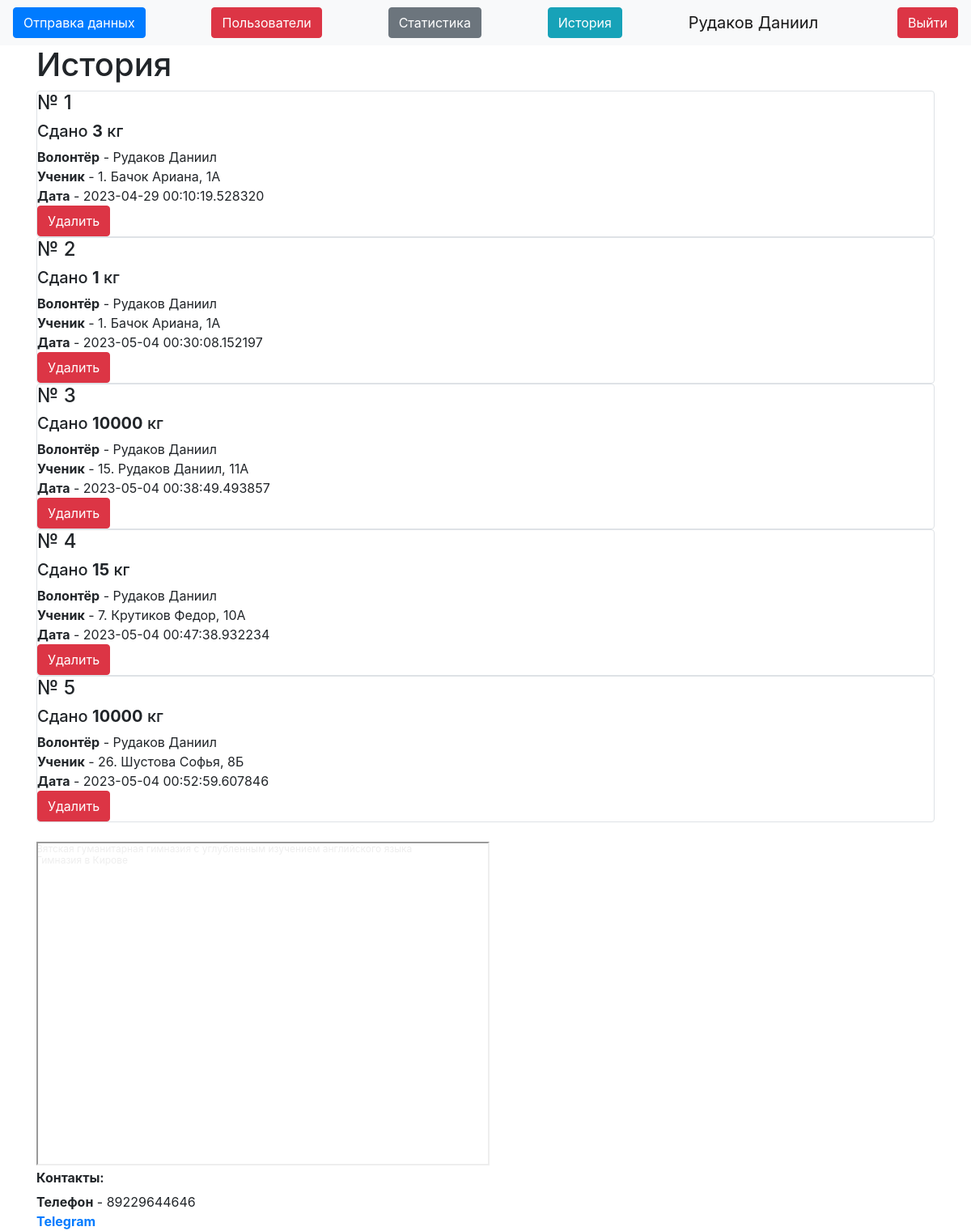
Screenshot of /history (signed in) with the database file from the repository.
### data/users.py (models this page shows, shortened)
class User(SqlAlchemyBase, UserMixin):
    __tablename__ = 'users'
    id = sqlalchemy.Column(sqlalchemy.Integer,
                           primary_key=True, autoincrement=True)
    name = sqlalchemy.Column(sqlalchemy.String, nullable=True)
    about = sqlalchemy.Column(sqlalchemy.String, nullable=True)
    email = sqlalchemy.Column(sqlalchemy.String,
                              index=True, unique=True, nullable=True)
    hashed_password = sqlalchemy.Column(sqlalchemy.String, nullable=True)
    is_admin = sqlalchemy.Column(sqlalchemy.Boolean)
    got = sqlalchemy.Column(sqlalchemy.Integer, default=0)
    got_pupils = sqlalchemy.Column(sqlalchemy.Integer, default=0)
    kilograms = orm.relationship("Kilograms", back_populates='user')

### data/kilograms.py (models this page shows)
class Kilograms(SqlAlchemyBase):
    __tablename__ = 'kilograms'
    id = sqlalchemy.Column(sqlalchemy.Integer,
                           primary_key=True, autoincrement=True)
    value = sqlalchemy.Column(sqlalchemy.Integer)
    created_date = sqlalchemy.Column(sqlalchemy.DateTime,
                                     default=(datetime.datetime.now() + datetime.timedelta(hours=3)))
    user_id = sqlalchemy.Column(sqlalchemy.Integer,
                                sqlalchemy.ForeignKey("users.id"))
    pupil_id = sqlalchemy.Column(sqlalchemy.Integer, sqlalchemy.ForeignKey("Pupils.id"))
    user = orm.relationship('User')
    pupil = orm.relationship("Pupils")

### data/Pupils.py (models this page shows)
class Pupils(SqlAlchemyBase):
    __tablename__ = 'Pupils'
    id = sqlalchemy.Column(sqlalchemy.Integer, autoincrement=True, primary_key=True)
    name = sqlalchemy.Column(sqlalchemy.String)
    value = sqlalchemy.Column(sqlalchemy.Integer, default=0)
    grade = sqlalchemy.Column(sqlalchemy.String)
    kilo = orm.relationship("Kilograms", back_populates="pupil")

### server.py (the view)
@app.route("/history")
def history():
    db_sess = db_session.create_session()
    kilo = db_sess.query(Kilograms)
    return render_template("history.html", kilo=kilo)

### data/db_session.py (called while the page is built)
def create_session() -> Session:
    global __factory
    return __factory()

### server.py (called while the page is built)
@login_manager.user_loader
def load_user(user_id):
    db_sess = db_session.create_session()
    return db_sess.query(User).get(user_id)

### templates/history.html
{% extends "base.html" %}
{% block content %}
{% if current_user.is_authenticated %}
<h1 xmlns="http://www.w3.org/1999/html">История</h1>
{% for item in kilo%}
<div class="col-md6 border rounded">
    <h4>№ {{item.id}}</h4>
    <h5>
        Сдано <b>{{item.value}}</b> кг
    </h5>
    <div>
        <b>Волонтёр</b> - {{item.user.name}}</br>
        <b>Ученик</b> - {{item.pupil.name}}, {{item.pupil.grade}}</br>
        <b>Дата</b> - {{item.created_date}}
    </div>
    {% if current_user.is_admin %}
    <a class="btn btn-danger" href="/kilo_delete/{{item.id}}">Удалить</a>
    {% endif %}
</div>
{% endfor %}
{% endif %}
{% endblock %}

### templates/base.html (shortened to what this page needs)
<!doctype html>
<html lang="en">
<head>
    <link rel="stylesheet"
          href="https://stackpath.bootstrapcdn.com/bootstrap/4.4.1/css/bootstrap.min.css"
>
</head>
<body>
<header>
    <nav class="navbar navbar-light bg-light">
        {% if current_user.is_authenticated %}
        <a type="button" class="btn btn-primary" href="/">Отправка данных</a>
        {% if current_user.is_admin %}
        <a class="btn btn-danger" href="/users">Пользователи</a>
        <a class="btn btn-secondary" href="/stats">Статистика</a>
        {% endif %}
        <a class="btn btn-info" href="/history">История</a>
        <a class="navbar-brand" href="">{{ current_user.name }}</a>
        <a class="btn btn-danger" href="/logout">Выйти</a>
        {% else %}
        <p>
            <a class="btn btn-success" href="/login">Войти</a>
        </p>
        {% endif %}
    </nav>
</header>
<main role="main" class="container">
    {% block content %}{% endblock %}
    <div style="position:relative;overflow:hidden;"><a href="https://yandex.ru/maps/org/vyatskaya_gumanitarnaya_gimnaziya_s_uglublennym_izucheniyem_angliyskogo_yazyka/242665774091/?utm_medium=mapframe&utm_source=maps" style="color:#eee;font-size:12px;position:absolute;top:0px;">Вятская гуманитарная гимназия с углубленным изучением английского языка</a><a href="https://yandex.ru/maps/46/kirov/category/gymnasium/184106234/?utm_medium=mapframe&utm_source=maps" style="color:#eee;font-size:12px;position:absolute;top:14px;">Гимназия в Кирове</a><iframe src="https://yandex.ru/map-widget/v1/?indoorLevel=1&ll=49.677390%2C58.600535&mode=search&oid=242665774091&ol=biz&z=17.34" width="560" height="400" frameborder="1" allowfullscreen="true" style="position:relative;"></iframe></div>
    <h6><b>Контакты:</b></h6>
    <div>
        <b>Телефон</b> - 89229644646</br>
        <b><a href="https://t.me/mc_Danik">Telegram</a></b>
    </div>
</main>
</body>
</html>

### rows the page displays
User: name "Рудаков Даниил"
Kilograms: id "1", value "3", user.name "Рудаков Даниил", pupil.name "1. Бачок Ариана", pupil.grade "1А", created_date "2023-04-29 00:10:19.528320"
Kilograms: id "2", value "1", user.name "Рудаков Даниил", pupil.name "1. Бачок Ариана", pupil.grade "1А", created_date "2023-05-04 00:30:08.152197"
Kilograms: id "3", value "10000", user.name "Рудаков Даниил", pupil.name "15. Рудаков Даниил", pupil.grade "11А", created_date "2023-05-04 00:38:49.493857"
Kilograms: id "4", value "15", user.name "Рудаков Даниил", pupil.name "7. Крутиков Федор", pupil.grade "10А", created_date "2023-05-04 00:47:38.932234"
Kilograms: id "5", value "10000", user.name "Рудаков Даниил", pupil.name "26. Шустова Софья", pupil.grade "8Б", created_date "2023-05-04 00:52:59.607846"
